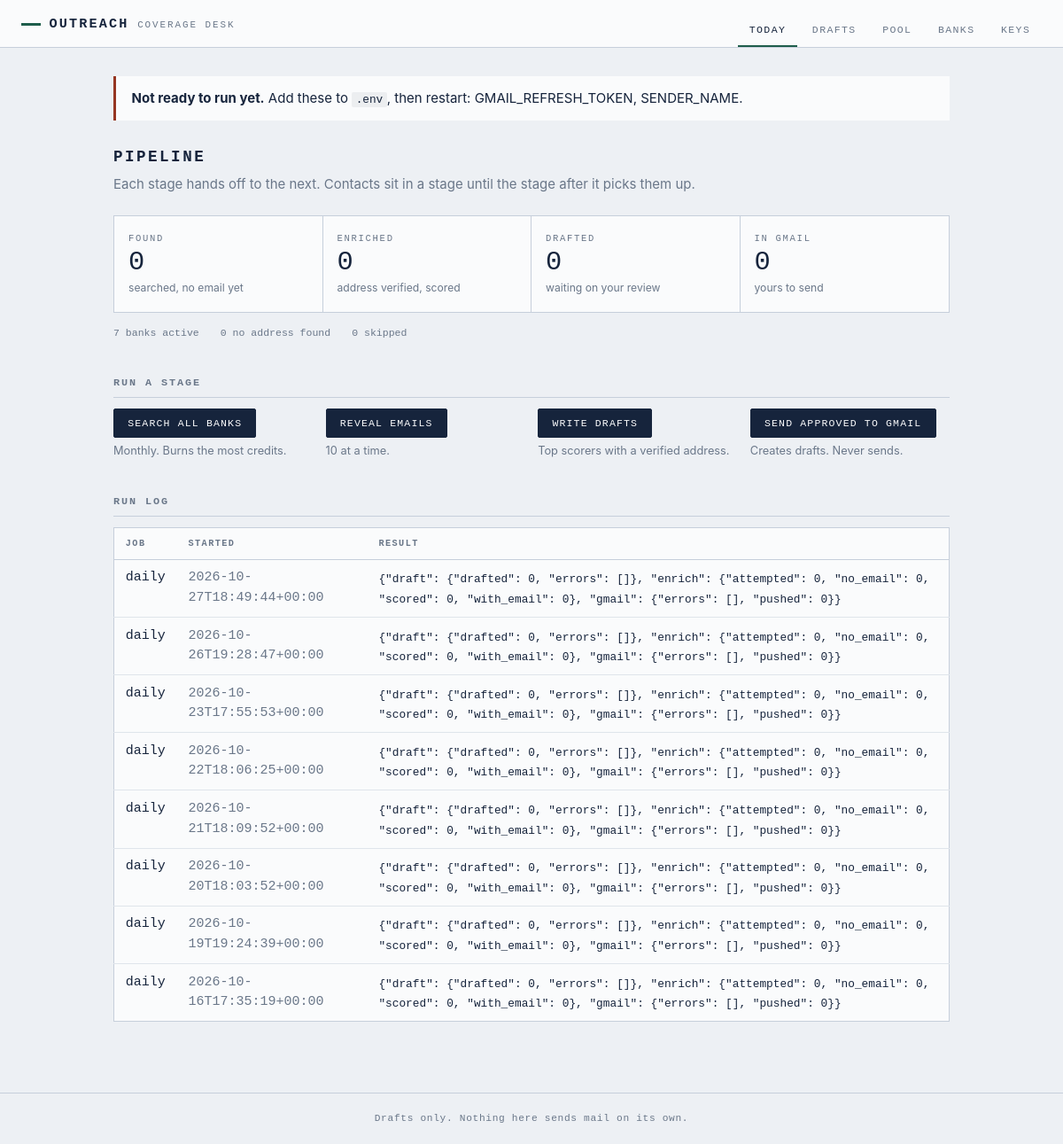
Before: / with the older database file.
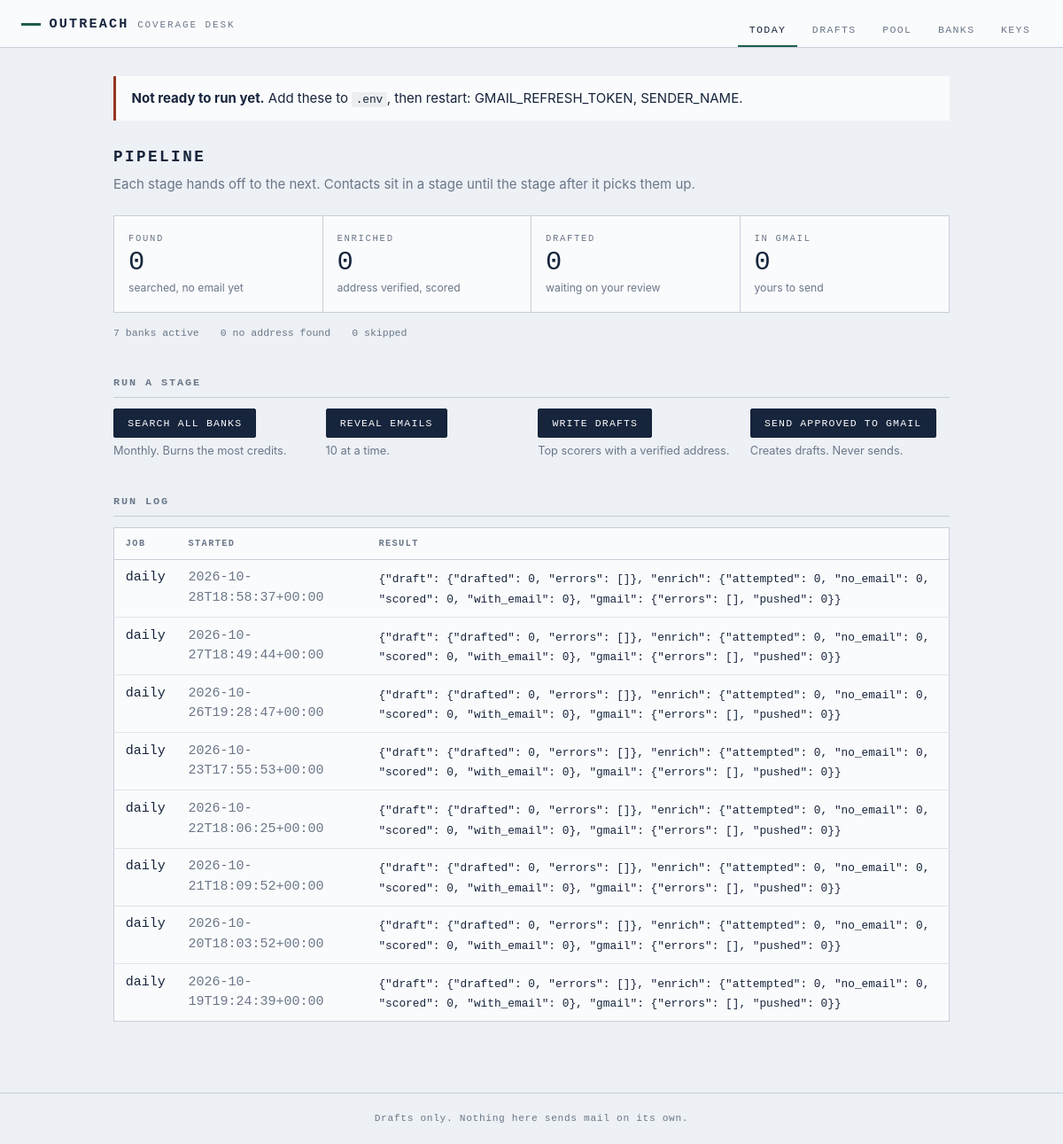
After: the same page with the newer database file.
### tables this page shows
CREATE TABLE runs (
    id          INTEGER PRIMARY KEY,
    kind        TEXT,
    started_at  TEXT,
    finished_at TEXT,
    stats       TEXT,
    error       TEXT
);

### web/app.py (the view)
@app.get("/", response_class=HTMLResponse)
def dashboard(request: Request):
    with db.session() as conn:
        counts = db.counts(conn)
        runs = [dict(r) for r in db.recent_runs(conn, 8)]
    for r in runs:
        r["stats"] = json.loads(r["stats"]) if r["stats"] else {}
    return render(request, "dashboard.html", counts=counts, runs=runs,
                  gaps=settings.missing())

### web/templates/dashboard.html
{% extends "base.html" %}
{% block content %}
{% if gaps %}
<div class="notice">
  <p><strong>Not ready to run yet.</strong> Add these to <code>.env</code>, then
  restart: {{ gaps | join(", ") }}.</p>
</div>
{% endif %}
<section class="stage-flow">
  <h1>Pipeline</h1>
  <p class="lede">Each stage hands off to the next. Contacts sit in a stage until
  the stage after it picks them up.</p>
  <ol class="stages">
    <li>
      <span class="stage-name">Found</span>
      <span class="stage-count">{{ counts.get('new', 0) }}</span>
      <span class="stage-note">searched, no email yet</span>
    </li>
    <li>
      <span class="stage-name">Enriched</span>
      <span class="stage-count">{{ counts.get('enriched', 0) }}</span>
      <span class="stage-note">address verified, scored</span>
    </li>
    <li>
      <span class="stage-name">Drafted</span>
      <span class="stage-count">{{ counts.get('drafted', 0) }}</span>
      <span class="stage-note">waiting on your review</span>
    </li>
    <li>
      <span class="stage-name">In Gmail</span>
      <span class="stage-count">{{ counts.get('queued', 0) }}</span>
      <span class="stage-note">yours to send</span>
    </li>
  </ol>
  <div class="stage-aside">
    <span>{{ counts.get('banks', 0) }} banks active</span>
    <span>{{ counts.get('no_email', 0) }} no address found</span>
    <span>{{ counts.get('skipped', 0) }} skipped</span>
  </div>
</section>
<section class="controls">
  <h2>Run a stage</h2>
  <div class="control-row">
    <form method="post" action="/run/refresh">
      <button type="submit">Search all banks</button>
      <span class="hint">Monthly. Burns the most credits.</span>
    </form>
    <form method="post" action="/run/enrich">
      <button type="submit">Reveal emails</button>
      <span class="hint">{{ cfg.enrich_batch if cfg else 10 }} at a time.</span>
    </form>
    <form method="post" action="/run/draft">
      <button type="submit">Write drafts</button>
      <span class="hint">Top scorers with a verified address.</span>
    </form>
    <form method="post" action="/run/push">
      <button type="submit">Send approved to Gmail</button>
      <span class="hint">Creates drafts. Never sends.</span>
    </form>
  </div>
</section>
<section>
  <h2>Run log</h2>
  {% if runs %}
  <table class="ledger">
    <thead>
      <tr><th>Job</th><th>Started</th><th>Result</th></tr>
    </thead>
    <tbody>
      {% for r in runs %}
      <tr>
        <td class="mono">{{ r.kind }}</td>
        <td class="mono dim">{{ r.started_at }}</td>
        <td>
          {% if r.error %}<span class="bad">{{ r.error }}</span>
          {% elif not r.finished_at %}<span class="dim">running</span>
          {% else %}<span class="mono small">{{ r.stats | tojson }}</span>{% endif %}
        </td>
      </tr>
      {% endfor %}
    </tbody>
  </table>
  {% else %}
  <p class="empty">No runs yet. Load your bank list, then search.</p>
  {% endif %}
</section>
{% endblock %}

### web/templates/base.html (shortened to what this page needs)
<!DOCTYPE html>
<html lang="en">
<head>
<link rel="stylesheet" href="/static/style.css">
</head>
<body>
<header class="masthead">
  <div class="masthead-mark">
    <span class="mark-rule"></span>
    <span class="mark-name">Outreach</span>
    <span class="mark-sub">coverage desk</span>
  </div>
  <nav>
    <a href="/" class="{{ 'on' if nav == 'dashboard' }}">Today</a>
    <a href="/drafts" class="{{ 'on' if nav == 'drafts' }}">Drafts</a>
    <a href="/contacts" class="{{ 'on' if nav == 'contacts' }}">Pool</a>
    <a href="/banks" class="{{ 'on' if nav == 'banks' }}">Banks</a>
    <a href="/settings" class="{{ 'on' if nav == 'settings' }}">Keys</a>
  </nav>
</header>
<main>
{% block content %}{% endblock %}
</main>
<footer>
  <span>Drafts only. Nothing here sends mail on its own.</span>
</footer>
</body>
</html>

### web/static/style.css (style rules this page uses)
:root { --paper: #EDF0F4; --card: #FAFBFC; --ink: #16243C; --rule: #C6CFDB; --ledger: #1E5D4B; --flag: #963622; --muted: #6A7789; --mono: ui-monospace, "SF Mono", "Cascadia Mono", Menlo, Consolas, monospace; --serif: Charter, "Bitstream Charter", "Iowan Old Style", Georgia, serif; --sans: -apple-system, BlinkMacSystemFont, "Segoe UI", Inter, system-ui, sans-serif; --gap: 1.25rem; }
* { box-sizing: border-box; }
body { margin: 0; background: var(--paper); color: var(--ink); font-family: var(--sans); font-size: 15px; line-height: 1.5; -webkit-font-smoothing: antialiased; }
main { max-width: 62rem; margin: 0 auto; padding: 2rem 1.5rem 5rem; }
.masthead { border-bottom: 1px solid var(--rule); background: var(--card); padding: 1rem 1.5rem 0; display: flex; flex-wrap: wrap; align-items: flex-end; justify-content: space-between; gap: 1rem; }
.masthead-mark { display: flex; align-items: baseline; gap: .6rem; padding-bottom: .9rem; }
.mark-rule { width: 22px; height: 3px; background: var(--ledger); align-self: center; }
.mark-name { font-family: var(--mono); font-size: .95rem; font-weight: 600; letter-spacing: .14em; text-transform: uppercase; }
.mark-sub { font-family: var(--mono); font-size: .68rem; letter-spacing: .18em; text-transform: uppercase; color: var(--muted); }
.masthead nav { display: flex; gap: .25rem; }
.masthead nav a { font-family: var(--mono); font-size: .72rem; letter-spacing: .12em; text-transform: uppercase; text-decoration: none; color: var(--muted); padding: .55rem .8rem; border-bottom: 2px solid transparent; }
.masthead nav a.on { color: var(--ink); border-bottom-color: var(--ledger); }
h1 { font-family: var(--mono); font-size: 1.1rem; font-weight: 600; letter-spacing: .14em; text-transform: uppercase; margin: 0 0 .4rem; }
h2 { font-family: var(--mono); font-size: .74rem; font-weight: 600; letter-spacing: .16em; text-transform: uppercase; color: var(--muted); margin: 2.5rem 0 .75rem; padding-bottom: .4rem; border-bottom: 1px solid var(--rule); }
.lede { color: var(--muted); max-width: 46rem; margin: 0 0 1.5rem; }
.hint { color: var(--muted); font-size: .8rem; }
.small { font-size: .8rem; }
.dim { color: var(--muted); }
.mono { font-family: var(--mono); font-variant-numeric: tabular-nums; }
code { font-family: var(--mono); font-size: .85em; background: rgba(22, 36, 60, .06); padding: .1em .35em; border-radius: 2px; }
.notice { border-left: 3px solid var(--flag); background: var(--card); padding: .85rem 1.1rem; margin-bottom: 1.75rem; }
.notice p { margin: 0; }
.stages { list-style: none; margin: 0 0 .9rem; padding: 0; display: grid; grid-template-columns: repeat(4, 1fr); border: 1px solid var(--rule); background: var(--card); }
.stages li { padding: 1.1rem 1rem; border-right: 1px solid var(--rule); display: flex; flex-direction: column; gap: .15rem; }
.stages li:last-child { border-right: 0; }
.stage-name { font-family: var(--mono); font-size: .66rem; letter-spacing: .16em; text-transform: uppercase; color: var(--muted); }
.stage-count { font-family: var(--mono); font-size: 1.9rem; font-variant-numeric: tabular-nums; line-height: 1.1; }
.stage-note { font-size: .76rem; color: var(--muted); }
.stage-aside { display: flex; flex-wrap: wrap; gap: 1.5rem; font-family: var(--mono); font-size: .72rem; color: var(--muted); }
.control-row { display: grid; gap: .9rem; grid-template-columns: repeat(auto-fit, minmax(13rem, 1fr)); }
.control-row form { display: flex; flex-direction: column; gap: .3rem; align-items: flex-start; }
button { font-family: var(--mono); font-size: .72rem; letter-spacing: .1em; text-transform: uppercase; padding: .55rem .95rem; border: 1px solid var(--ink); background: var(--ink); color: var(--card); border-radius: 2px; cursor: pointer; }
.ledger { width: 100%; border-collapse: collapse; background: var(--card); border: 1px solid var(--rule); }
.ledger th { font-family: var(--mono); font-size: .64rem; letter-spacing: .14em; text-transform: uppercase; color: var(--muted); text-align: left; padding: .6rem .8rem; border-bottom: 1px solid var(--rule); font-weight: 600; }
.ledger td { padding: .6rem .8rem; border-bottom: 1px solid rgba(198, 207, 219, .5); vertical-align: top; }
.ledger tbody tr:last-child td { border-bottom: 0; }
footer { border-top: 1px solid var(--rule); padding: 1.25rem 1.5rem; font-family: var(--mono); font-size: .7rem; letter-spacing: .06em; color: var(--muted); text-align: center; }

Changed rows visible on the page:
no longer on this page (row unchanged): runs: kind "daily", started_at "2026-10-16T17:35:19+00:00", stats|tojson "{\"draft\": {\"drafted\": 0, \"errors\": []}, \"enrich\": {\"attempted\": 0, \"no_email\": 0, \"scored\": 0, \"with_email\": 0}, \"gmail\": {\"errors\": [], \"pushed\": 0}}"
added runs: kind "daily", started_at "2026-10-28T18:58:37+00:00", stats|tojson "{\"draft\": {\"drafted\": 0, \"errors\": []}, \"enrich\": {\"attempted\": 0, \"no_email\": 0, \"scored\": 0, \"with_email\": 0}, \"gmail\": {\"errors\": [], \"pushed\": 0}}"
